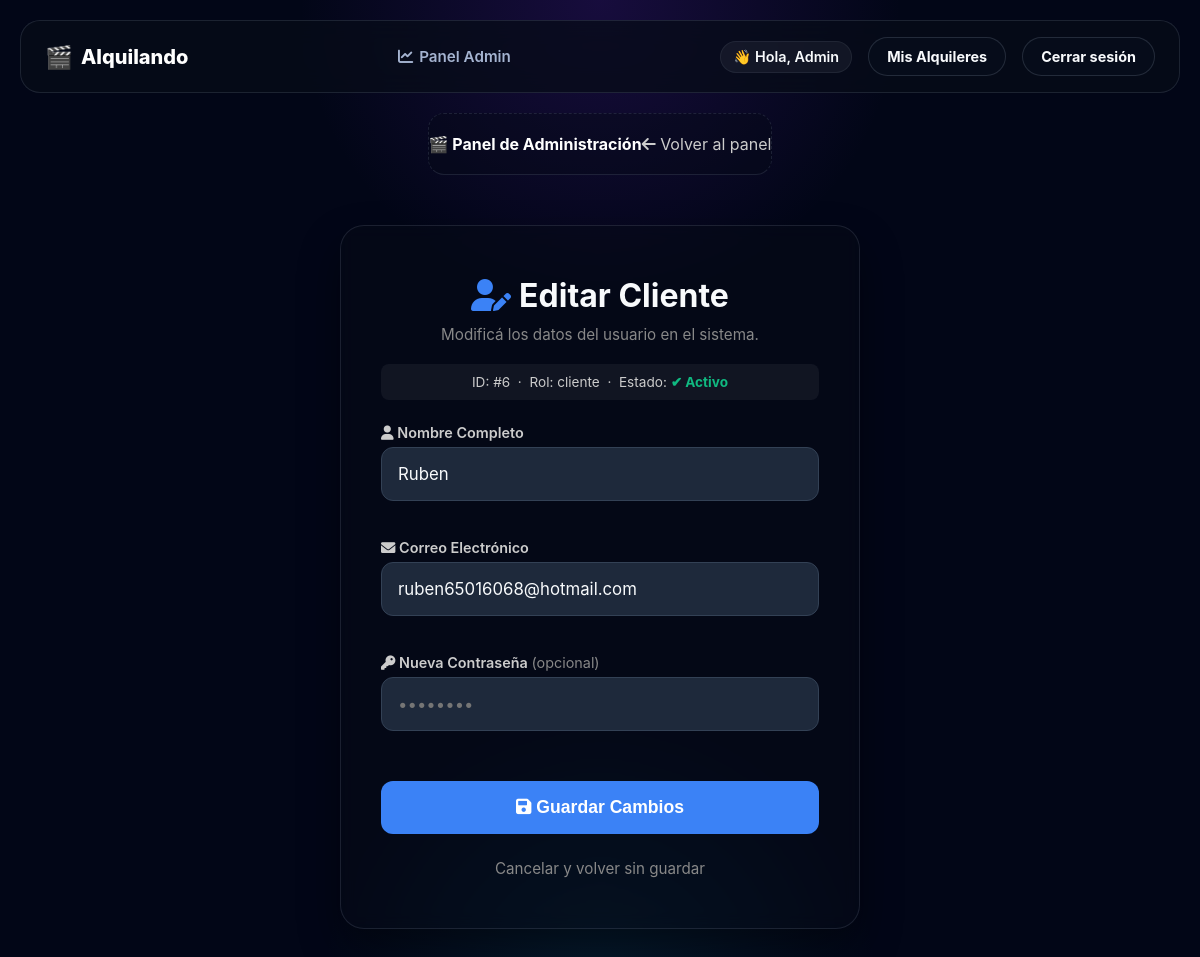
The app's page /admin/usuario/editar/6 (signed in), older data.
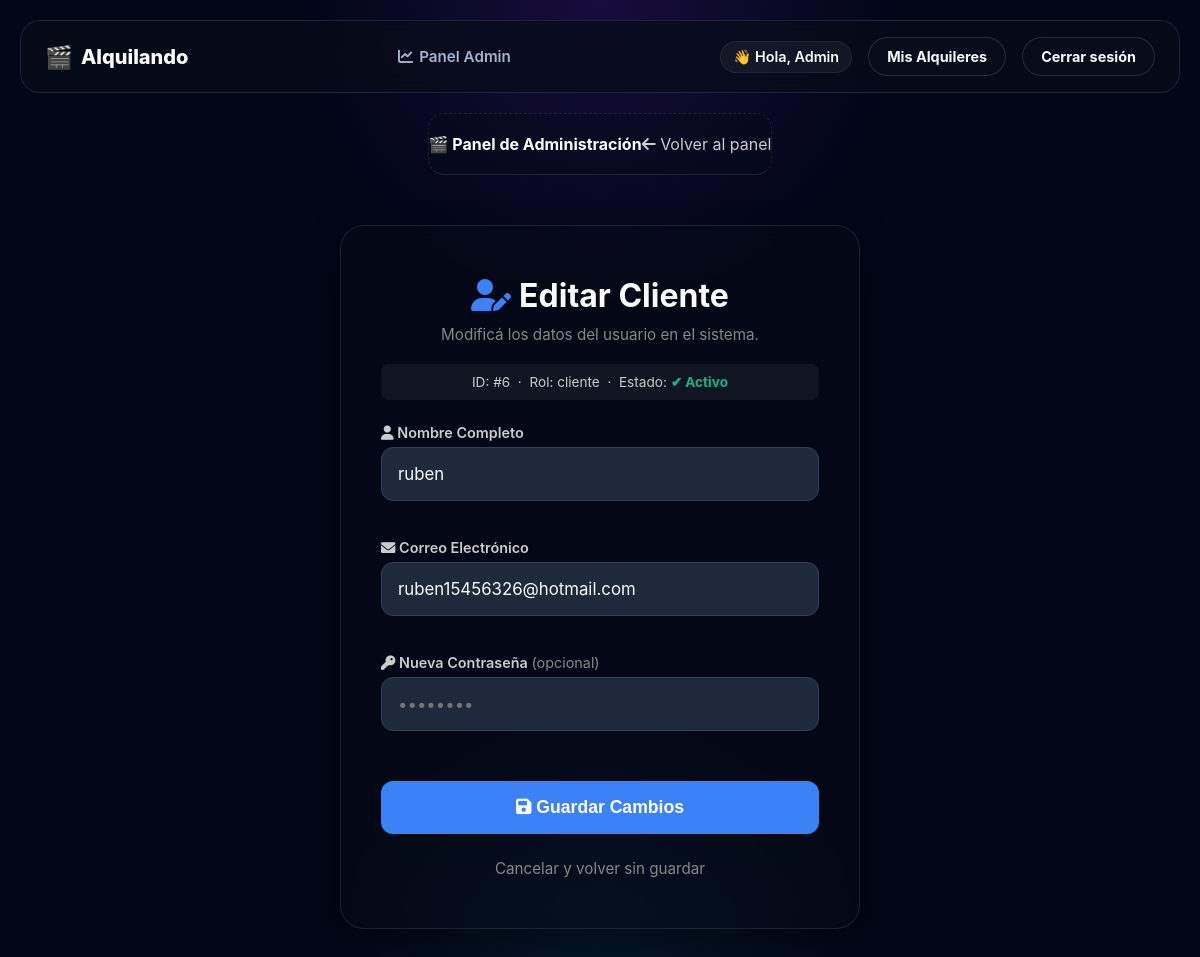
The same page, newer data.
### app.py (models this page shows, shortened)
class Usuario(db.Model):
    __tablename__ = 'usuarios'
    id = db.Column(db.Integer, primary_key=True)
    nombre = db.Column(db.String(100), nullable=False)
    email = db.Column(db.String(100), unique=True, nullable=False)
    password = db.Column(db.String(100), nullable=False)
    rol = db.Column(db.String(20), default='cliente')
    bloqueado = db.Column(db.Boolean, default=False)
    activo = db.Column(db.Boolean, default=False)
    alquileres = db.relationship('ProductoAlquiler', backref='usuario', lazy=True)
    reservas_solicitadas = db.relationship('ProductoAlquiler', secondary=lista_espera, backref=db.backref('en_espera', lazy=True))
    @classmethod
    def buscar_por_id(cls, usuario_id):
        return cls.query.get(usuario_id)

### app.py (the view, shortened to what this page needs)
@app.route('/admin/usuario/editar/<int:user_id>', methods=['GET', 'POST'])
@requiere_nivel(10)
def administrar_editar_usuario(user_id):
    user = Usuario.buscar_por_id(user_id)
    if not user:
        flash("Usuario no encontrado.", "danger")
        return redirect(url_for('dashboard'))
    return render_template('editar_usuario.html', usuario=user)

### app.py (called while the page is built)
def requiere_nivel(nivel_minimo):
    def decorator(f):
        @wraps(f)
        def decorated_function(*args, **kwargs):
            rol_usuario = session.get('usuario_rol', 'cliente')
            nivel_usuario = NIVELES_ACCESO.get(rol_usuario, 1)
            if nivel_usuario < nivel_minimo:
                flash("No tenés permisos suficientes para entrar acá.", "danger")
                return redirect(url_for('inicio'))
            return f(*args, **kwargs)
        return decorated_function
    return decorator

### templates/editar_usuario.html (shortened to what this page needs)
{% extends 'base.html' %}
{% block content %}
<div class="panel-header" style="display: flex; justify-content: space-between; align-items: center; padding: 20px 0; border-bottom: 1px solid var(--border, #333); margin-bottom: 30px; max-width: 520px; margin-left: auto; margin-right: auto;">
    <span style="color: #fff; font-weight: bold;">🎬 Panel de Administración</span>
    <a href="{{ url_for('dashboard') }}" class="texto-claro" style="color: #ccc; text-decoration: none;">
        <i class="fas fa-arrow-left"></i> Volver al panel
    </a>
</div>
<main style="display: flex; justify-content: center; align-items: center; padding: 0 20px 40px 20px;">
    <div class="auth-container">
        <h2 class="subtitulo-seccion" style="margin-top: 0; margin-bottom: 10px; font-size: 2rem; text-align: center;">
            <i class="fas fa-user-edit" style="color: #3b82f6; margin-right: 8px;"></i>Editar Cliente
        </h2>
        <p class="subtitulo" style="color: #888; text-align: center; margin-bottom: 20px; font-size: 0.95rem;">
            Modificá los datos del usuario en el sistema.
        </p>
        <div class="info-badge" style="background: rgba(255,255,255,0.05); padding: 10px; border-radius: 8px; text-align: center; font-size: 0.85rem; color: #ccc; margin-bottom: 24px;">
            <span>ID:</span> #{{ usuario.id }} &nbsp;·&nbsp;
            <span>Rol:</span> {{ usuario.rol }} &nbsp;·&nbsp;
            <span>Estado:</span>
            {% if usuario.bloqueado %}
                <span style="color: #ef4444; font-weight: bold;">領 Suspendido</span>
            {% else %}
                <span style="color: #10b981; font-weight: bold;">✔ Activo</span>
            {% endif %}
        </div>
        <form action="{{ url_for('administrar_editar_usuario', user_id=usuario.id) }}" method="POST" class="form-simple" style="display: flex; flex-direction: column; gap: 20px;">
            <div class="campo" style="display: flex; flex-direction: column; gap: 6px;">
                <label style="color: #ccc; font-size: 0.9rem; font-weight: 600;"><i class="fas fa-user"></i> Nombre Completo</label>
                <input type="text" name="nombre" value="{{ usuario.nombre }}" required>
            </div>
            <div class="campo" style="display: flex; flex-direction: column; gap: 6px;">
                <label style="color: #ccc; font-size: 0.9rem; font-weight: 600;"><i class="fas fa-envelope"></i> Correo Electrónico</label>
                <input type="email" name="email" value="{{ usuario.email }}" required>
            </div>
            <div class="campo" style="display: flex; flex-direction: column; gap: 6px;">
                <label style="color: #ccc; font-size: 0.9rem; font-weight: 600;"><i class="fas fa-key"></i> Nueva Contraseña
                    <span class="texto-gris" style="font-weight: normal; color: #888;">(opcional)</span>
                </label>
                <input type="password" name="password" placeholder="••••••••">
            </div>
            <button type="submit" class="auth-btn" style="background: #3b82f6;">
                <i class="fas fa-save"></i> Guardar Cambios
            </button>
        </form>
        <div style="text-align: center; margin-top: 24px;">
            <a href="{{ url_for('dashboard') }}" class="btn-cancelar" style="color: #888; text-decoration: none; font-size: 0.95rem;">Cancelar y volver sin guardar</a>
        </div>
    </div>
</main>
{% endblock %}

Row changes from the older to the newer data that the page shows:
changed Usuario "cliente": nombre "Ruben" → "ruben"; email "ruben65016068@hotmail.com" → "ruben15456326@hotmail.com"
